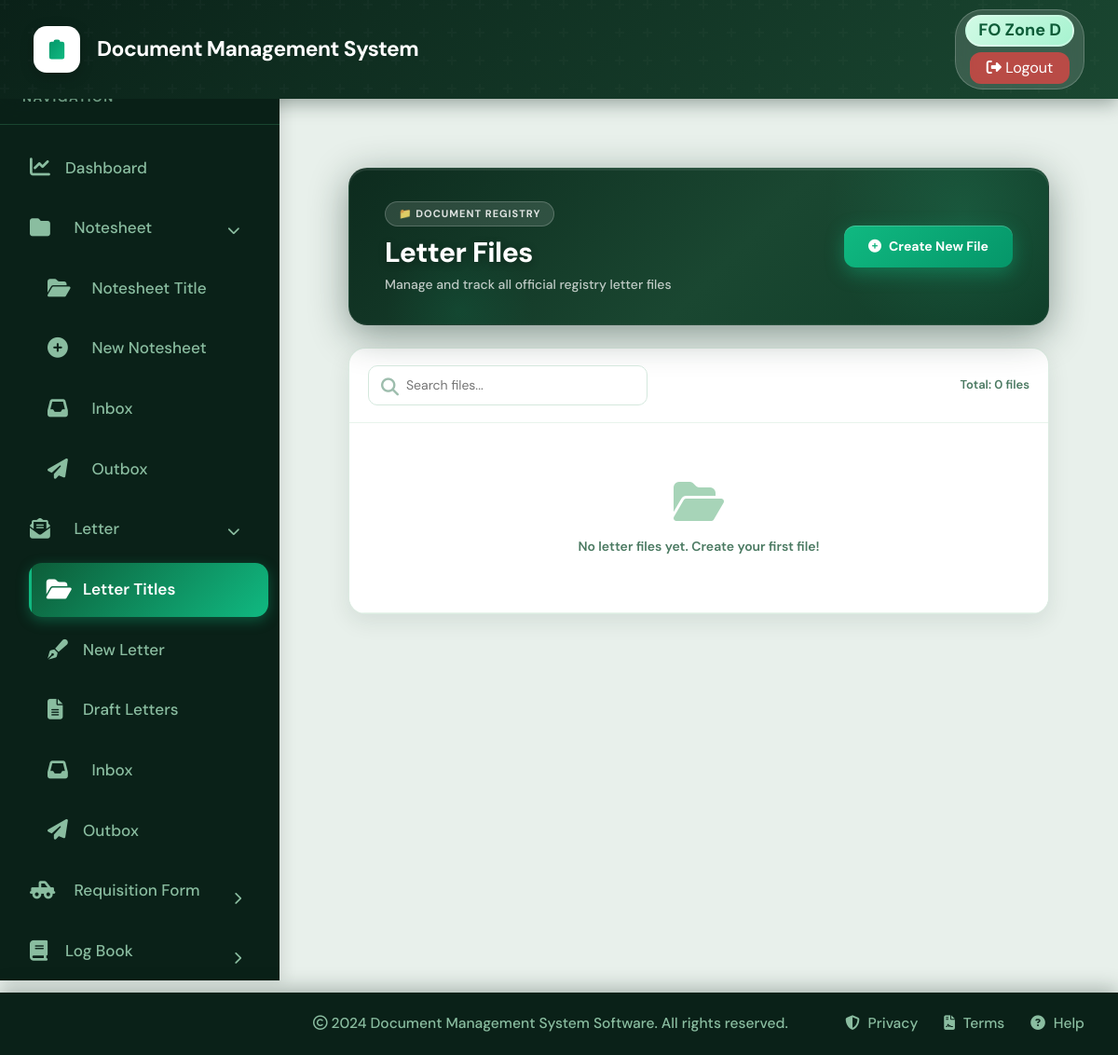
/letters/files/ (signed in), run on an earlier commit of the app's database.
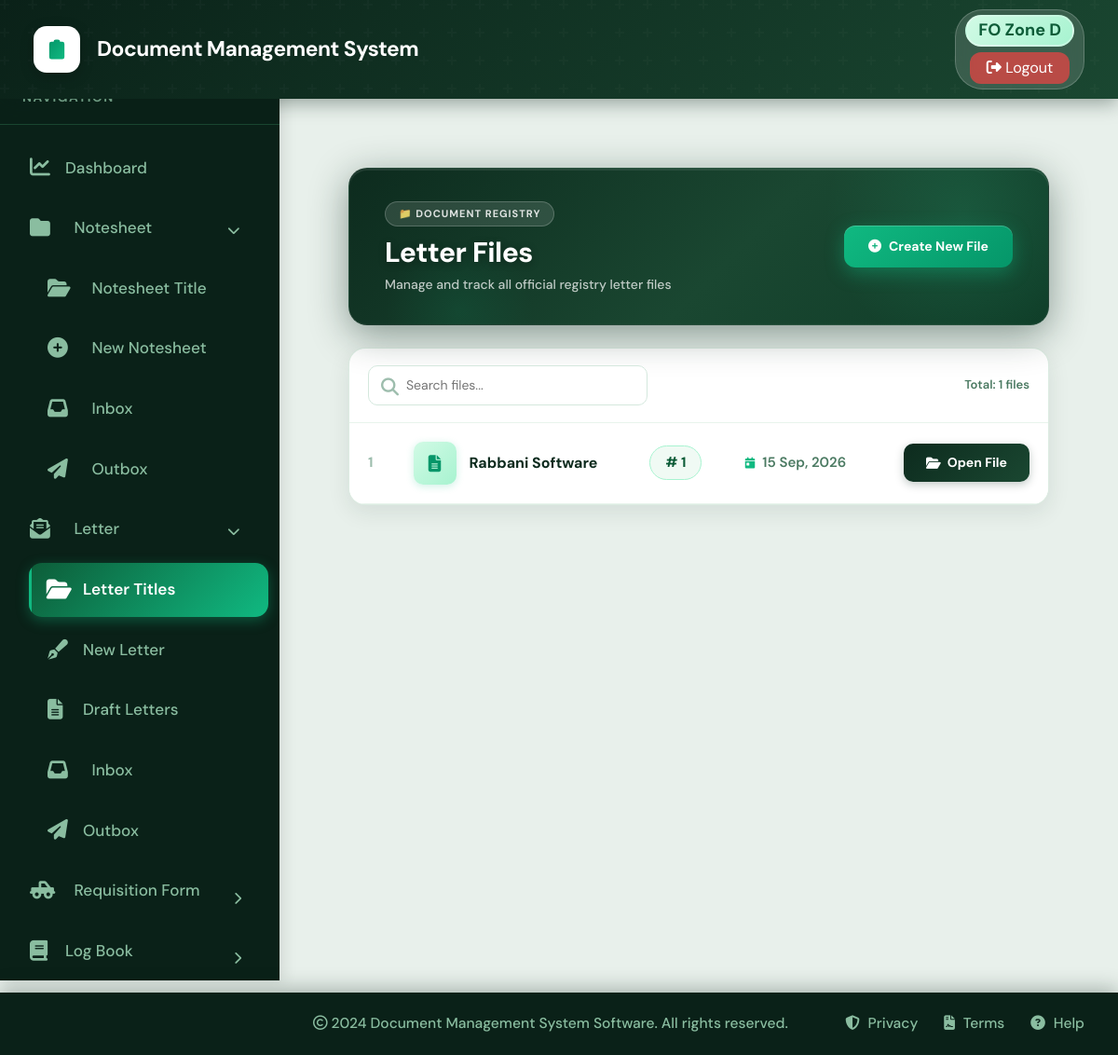
And on a later commit of the database.
### core/models.py (models this page shows, shortened)
class LetterFile(models.Model):
    file_title = models.CharField(max_length=255)
    reference_number = models.CharField(max_length=100, unique=True)
    description = models.TextField(blank=True, null=True)
    created_by = models.ForeignKey(User, on_delete=models.CASCADE, related_name='letter_files')
    created_at = models.DateTimeField(auto_now_add=True)
    class Meta:
        ordering = ['-created_at']
        verbose_name = "Letter File"
        verbose_name_plural = "Letter Files"

### core/views.py (the view)
# urls.py: path('letters/files/', views.letter_files_list, name='letter_files_list'),
@login_required
def letter_files_list(request):
    files = LetterFile.objects.filter(created_by=request.user)
    return render(request, 'letter_files.html', {'files': files})

### core/context_processors.py (called while the page is built)
def notifications_processor(request):
    if request.user.is_authenticated:
        unread_notifications = Notification.objects.filter(recipient=request.user, is_read=False)[:5]
        unread_count = Notification.objects.filter(recipient=request.user, is_read=False).count()
        return {
            'unread_notifications': unread_notifications,
            'unread_notifications_count': unread_count
        }
    return {}

### core/models.py (called while the page is built)
    def __eq__(self, other):
        if isinstance(other, str):
            return self.code == other or self.category == other or self.name == other
        return super().__eq__(other)

### core/templates/letter_files.html (shortened to what the changed rows need)
{% extends 'base.html' %}
{% block content %}
<div style="background: #e8f0eb; min-height: 100vh; padding: 2rem;">
    <div style="
        background: linear-gradient(135deg, #0d2b1e 0%, #1a4731 55%, #0f3d28 100%);
        border-radius: 20px;
        padding: 32px 38px;
        margin-bottom: 24px;
        box-shadow: 0 10px 40px rgba(13,43,30,0.45), 0 2px 0 rgba(255,255,255,0.08) inset;
        position: relative;
        overflow: hidden;
        display: flex;
        justify-content: space-between;
        align-items: center;
        border: 1px solid rgba(255,255,255,0.08);
    ">
        <div style="position:relative;z-index:1;">
            <h2
                style="color:white;font-size:30px;font-weight:800;margin:0 0 6px 0;letter-spacing:-0.5px;text-shadow:0 2px 8px rgba(0,0,0,0.3);">
                Letter Files</h2>
        </div>
    </div>
    <div
        style="background:white;border-radius:18px;overflow:hidden;box-shadow:0 8px 24px rgba(13,43,30,0.09),0 1px 0 rgba(255,255,255,0.8) inset;border:1px solid rgba(212,232,219,0.8);">
        <div
            style="padding:18px 20px;border-bottom:1px solid #e8f4ec;display:flex;justify-content:space-between;align-items:center;">
            <div style="position:relative;width:300px;">
                <i class="fas fa-search" style="position:absolute;left:14px;top:13px;color:#9dbdad;"></i>
                <input type="text" id="searchInput" placeholder="Search files..."
                    style="width:100%;padding:10px 10px 10px 40px;border:1px solid #d4e8dd;border-radius:10px;outline:none;font-size:14px;">
            </div>
            <div style="color:#4b7a62;font-size:13px;font-weight:600;" id="fileCountText">Total: {{ files|length }}
                files</div>
        </div>
        <div class="table-responsive">
            <table class="table files-table mb-0" id="letterTable">
                <tbody id="letterTableBody">
                    {% for f in files %}
                    <tr class="file-row">
                        <td style="color:#9dbdad;font-weight:700;font-size:15px;">{{ forloop.counter }}</td>
                        <td>
                            <div style="display:flex;align-items:center;gap:14px;">
                                <div class="file-icon-box">
                                    <i class="fas fa-file-alt" style="color:#059669;font-size:18px;"></i>
                                </div>
                                <span style="font-weight:700;color:#0d2b1e;font-size:16px;">{{ f.file_title }}</span>
                            </div>
                        </td>
                        <td>
                            <span class="ref-badge"># {{ f.reference_number }}</span>
                        </td>
                        <td>
                            <div class="date-cell">
                                <i class="fas fa-calendar-day" style="color:#10b981;font-size:12px;"></i>
                                {{ f.created_at|date:"d M, Y" }}
                            </div>
                        </td>
                        <td style="text-align:right;">
                            <a href="#" class="btn-open" title="View (View Not Created Yet)">
                                <i class="fas fa-folder-open"></i> Open File
                            </a>
                        </td>
                    </tr>
                    {% empty %}
                    <tr class="empty-state">
                        <td colspan="5" style="padding:60px;text-align:center;">
                            <i class="fas fa-folder-open"
                                style="font-size:48px;color:#a7d4b8;display:block;margin-bottom:14px;"></i>
                            <p style="color:#4b7a62;font-weight:600;font-size:14px;margin:0;">No letter files yet.
                                Create your first file!</p>
                        </td>
                    </tr>
                    {% endfor %}
                </tbody>
            </table>
        </div>
    </div>
</div>
{% endblock %}

What changed in the data, as far as the page shows it:
added LetterFile: file_title "Rabbani Software", reference_number "1", created_at "15 Sep, 2026"
Also different on the page:
{{ files|length }}: "0" → "1"
text no longer shown: "No letter files yet. Create your first file!"
